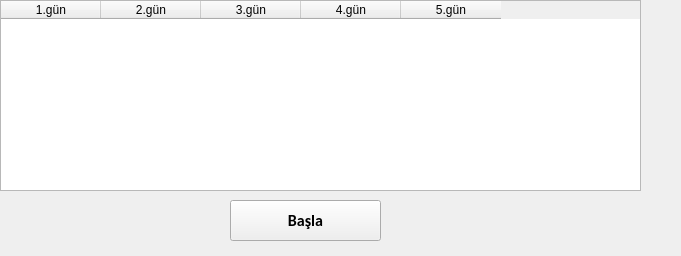
<?xml version="1.0" encoding="UTF-8"?>
<ui version="4.0">
 <class>Form</class>
 <widget class="QWidget" name="Form">
  <property name="geometry">
   <rect>
    <x>0</x>
    <y>0</y>
    <width>681</width>
    <height>256</height>
   </rect>
  </property>
  <property name="windowTitle">
   <string>İlerleme</string>
  </property>
  <widget class="QTableWidget" name="tablo">
   <property name="geometry">
    <rect>
     <x>0</x>
     <y>0</y>
     <width>641</width>
     <height>191</height>
    </rect>
   </property>
   <column>
    <property name="text">
     <string>1.gün</string>
    </property>
   </column>
   <column>
    <property name="text">
     <string>2.gün</string>
    </property>
   </column>
   <column>
    <property name="text">
     <string>3.gün</string>
    </property>
   </column>
   <column>
    <property name="text">
     <string>4.gün</string>
    </property>
   </column>
   <column>
    <property name="text">
     <string>5.gün</string>
    </property>
   </column>
  </widget>
  <widget class="QPushButton" name="ilerleButon">
   <property name="geometry">
    <rect>
     <x>230</x>
     <y>200</y>
     <width>151</width>
     <height>41</height>
    </rect>
   </property>
   <property name="font">
    <font>
     <family>Calibri</family>
     <pointsize>12</pointsize>
     <weight>75</weight>
     <bold>true</bold>
    </font>
   </property>
   <property name="text">
    <string>Başla</string>
   </property>
  </widget>
 </widget>
 <resources/>
 <connections/>
</ui>
